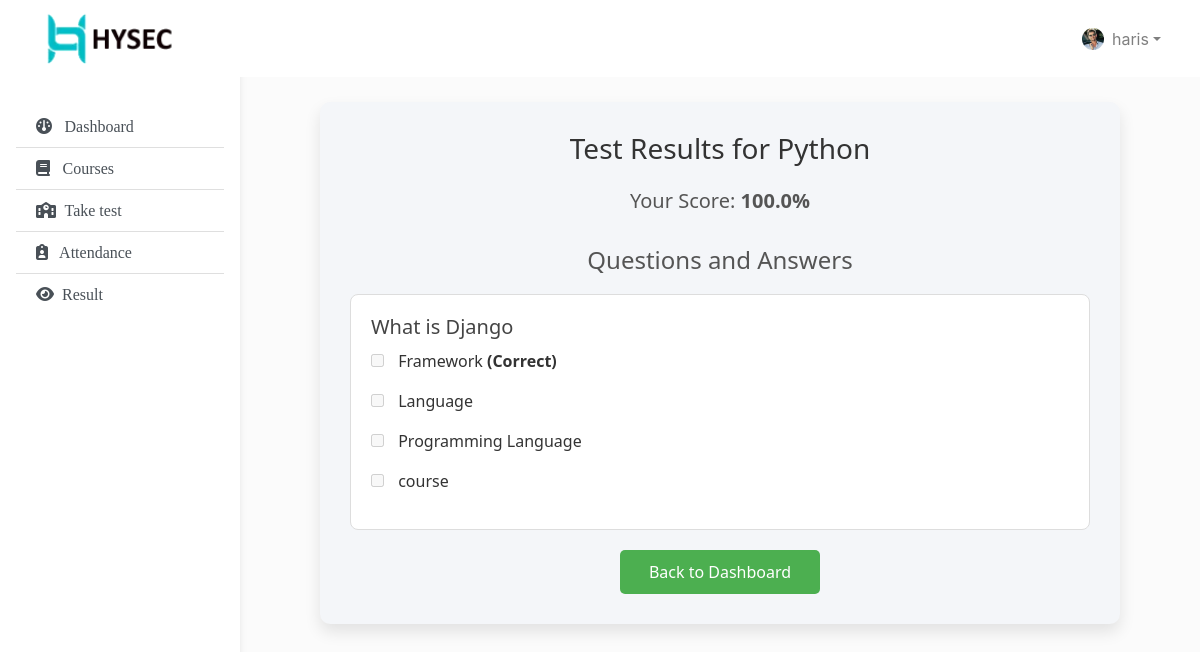
/result/1/ (signed in), run on the app's committed database.
### home/models.py (models this page shows, shortened)
class Studentprofile(models.Model):
    user = models.OneToOneField(User, on_delete=models.CASCADE)
    rollid = models.AutoField(primary_key=True)
    address = models.CharField(max_length=300, null=True)
    gender = models.CharField(max_length=50, choices=g, default="Male")
    course = models.ForeignKey(Course, on_delete=models.SET_NULL, null=True, blank=False)  # Change to SET_NULL
    session = models.ForeignKey(Session, on_delete=models.SET_NULL, null=True)  # Change to SET_NULL
    photo = models.ImageField(null=True)
    date = models.DateField(default=now)

class StudentResult(models.Model):
    student = models.ForeignKey(Studentprofile, on_delete=models.CASCADE)
    test = models.ForeignKey(Test, on_delete=models.CASCADE)
    score = models.FloatField()
    completed_at = models.DateTimeField(auto_now_add=True)

class Test(models.Model):
    title = models.CharField(max_length=200)
    created_by = models.ForeignKey(Teacherprofile, on_delete=models.CASCADE)
    created_at = models.DateTimeField(auto_now_add=True)
    students = models.ManyToManyField(Studentprofile, blank=True)  # Add this line

class Question(models.Model):
    test = models.ForeignKey(Test, related_name='questions', on_delete=models.CASCADE)
    question_text = models.CharField(max_length=255)

class Choice(models.Model):
    question = models.ForeignKey(Question, related_name='choices', on_delete=models.CASCADE)
    choice_text = models.CharField(max_length=200)
    is_correct = models.BooleanField(default=False)

### home/views.py (the view)
# urls.py: path('result/<int:result_id>/', test_result, name='test_result'), # Students take a test and submit answers
def test_result(request, result_id):
    sp = Studentprofile.objects.all()
    result = get_object_or_404(StudentResult, id=result_id)
    questions = result.test.questions.all()
    correct_choices = {choice.id for question in questions for choice in question.choices.all() if choice.is_correct}
    selected_choices = request.session.get('selected_choices', [])
    return render(request, 'test_result.html', {
        'result': result,
        'correct_choices': correct_choices,
        'selected_choices': selected_choices,
        'questions': questions,
        'sp': sp
    })

### templates/test_result.html (shortened to what this page needs)
{% extends "student.html" %}
{% block body %}
<div class="test-results">
    <h1>Test Results for {{ result.test.title }}</h1>
    <p>Your Score: <strong>{{ result.score }}%</strong></p>
    <h2>Questions and Answers</h2>
    {% for question in questions %}
        <div class="question-block">
            <h3>{{ question.question_text }}</h3>
            <ul>
                {% for choice in question.choices.all %}
                    <li>
                        <label>
                            <input type="checkbox" disabled {% if choice.id in selected_choices %}checked{% endif %}>
                            {{ choice.choice_text }}
                            {% if choice.id in correct_choices %}
                                <span class="correct">(Correct)</span>
                            {% elif choice.id in selected_choices and choice.id not in correct_choices %}
                                <span class="wrong">(Wrong)</span>
                            {% endif %}
                        </label>
                    </li>
                {% endfor %}
            </ul>
        </div>
    {% endfor %}
    <button type="button" onclick="window.location.href='/student';">Back to Dashboard</button>
</div>
{% endblock body %}

### templates/student.html (shortened to what this page needs)
<!doctype html>
<html lang="en">
  <head>
    <link rel="stylesheet" href="https://cdnjs.cloudflare.com/ajax/libs/font-awesome/6.4.2/css/all.min.css"/>
    <link rel="stylesheet" href="https://stackpath.bootstrapcdn.com/bootstrap/4.4.1/css/bootstrap.min.css">
   </head>
<body>
 {% url "studentmenu" as studentmenu %}
 {% url "scourse" as scourse %}
 {% url "tests" as tests %}
 {% url "student_attendance" as student_attendance %}
 {% url "student_result" as student_result %}
  <nav
       id="sidebarMenu"
       class="collapse d-lg-block sidebar collapse bg-white"
       >
    <div class="position-sticky py-4">
      <div class="list-group list-group-flush mx-3 mt-4">
        <a
           href="/studentmenu"
           class="list-group-item list-group-item-action py-2 ripple {% if request.path == studentmenu%} active {% endif %}}"
           >
           <i class="fa-solid fa-gauge"></i>
          <span style="font-family:verdana;">&nbsp Dashboard</span>
        </a>
        <a
           href="#"
           class="list-group-item list-group-item-action py-2 ripple {% if request.path == courses%} active {% endif %}"
           ><i class="fa-solid fa-book"></i>
           </i><span style="font-family:verdana;">&nbsp Courses</span></a
          >
          <a
          href="/tests"
          class="list-group-item list-group-item-action py-2 ripple {% if request.path == tests%} active {% endif %}"
          ><i class="fa-solid fa-school"></i>
          </i><span style="font-family:verdana;">&nbspTake test</span></a
         >
          <a
          href="/student_attendance"
          class="list-group-item list-group-item-action py-2 ripple {% if request.path == student_attendance%} active {% endif %}"
          ><i class="fa-solid fa-clipboard-user"></i><span style="font-family:verdana;">&nbsp&nbsp Attendance</span></a
         >
         <a
         href="/student_result"
         class="list-group-item list-group-item-action py-2 ripple {% if request.path == student_result%} active {% endif %}"
         ><i class="fa-solid fa-eye"></i><span style="font-family:verdana;">&nbsp Result</span></a
        >
      </div>
    </div>
  </nav>
  <nav
       id="main-navbar"
       class="navbar navbar-expand-lg navbar-light  fixed-top"
       style="background-color:#ffffff;"
       >
    <div class="container-fluid">
      <a class="navbar-brand" href="#">
        <img
             src="/static/img/logo.png"
             height="auto"
             alt=""
             width="200"
             loading="lazy"
             />
      </a>
      <ul class="navbar-nav ms-auto d-flex flex-row">
        {% if user.is_authenticated %}
        <li class="nav-item dropdown">
          <a
             class="nav-link dropdown-toggle hidden-arrow d-flex align-items-center"
             href="#"
             id="navbarDropdownMenuLink"
             role="button"
             data-toggle="dropdown"
             aria-expanded="false"
             >
             {% for Studentprofile in sp %}
             {%if Studentprofile.photo%}
            <img
                 src="{{Studentprofile.photo.url}}"
                 class="rounded-circle mr-2"
                 height="22"
                 alt=""
                 loading="lazy"
                 />
                 {% endif %}
                 {% endfor %}
                 {{request.user}}
          </a>
          {% endif %}
        </li>
      </ul>
    </div>
  </nav>
<main style="margin-top: 58px">
  <div class="container pt-4">
{% block body %}
{% endblock body %}
</main>
</body>
   </body>
</html>

### templates/student.html (style rules this page uses)
body { background-color: #fbfbfb; }
@media (min-width: 991.98px) { main { padding-left: 240px; } }
.sidebar { position: fixed; top: 0; bottom: 0; left: 0; padding: 58px 0 0; box-shadow: 0 2px 5px 0 rgb(0 0 0 / 5%), 0 2px 10px 0 rgb(0 0 0 / 5%); width: 240px; z-index: 600; }

### templates/test_result.html (style rules this page uses)
.test-results { font-family: 'Segoe UI', Tahoma, Geneva, Verdana, sans-serif; margin: 20px auto; padding: 30px; background-color: #f4f6f9; border-radius: 10px; box-shadow: 0 8px 16px rgba(0, 0, 0, 0.1); max-width: 800px; }
.test-results h1 { color: #333; font-size: 28px; text-align: center; margin-bottom: 20px; }
.test-results p { text-align: center; font-size: 20px; color: #555; }
.test-results h2 { margin-top: 30px; color: #555; font-size: 24px; text-align: center; }
.question-block { margin: 20px 0; padding: 20px; background-color: #fff; border: 1px solid #ddd; border-radius: 8px; transition: all 0.3s ease; }
.question-block h3 { color: #444; font-size: 20px; margin-bottom: 10px; }
ul { list-style: none; padding: 0; margin: 0; }
ul li { margin: 8px 0; font-size: 16px; color: #333; }
label { font-weight: normal; font-size: 16px; color: #333; }
input[type="checkbox"] { margin-right: 10px; cursor: not-allowed; }
.correct { font-weight: bold; }
.test-results button { background-color: #4CAF50; color: white; border: none; border-radius: 5px; padding: 10px 20px; font-size: 16px; cursor: pointer; margin-top: 20px; display: block; width: 100%; max-width: 200px; margin-left: auto; margin-right: auto; transition: background-color 0.3s ease; }

### data on the page
Studentprofile: photo (picture)
StudentResult: test "Python", score "100.0"
Question: question_text "What is Django"
Choice: choice_text "Framework", shows "(Correct)"
Choice: choice_text "Language"
Choice: choice_text "Programming Language"
Choice: choice_text "course"

### other printed values
{{ request.user }} "haris"
